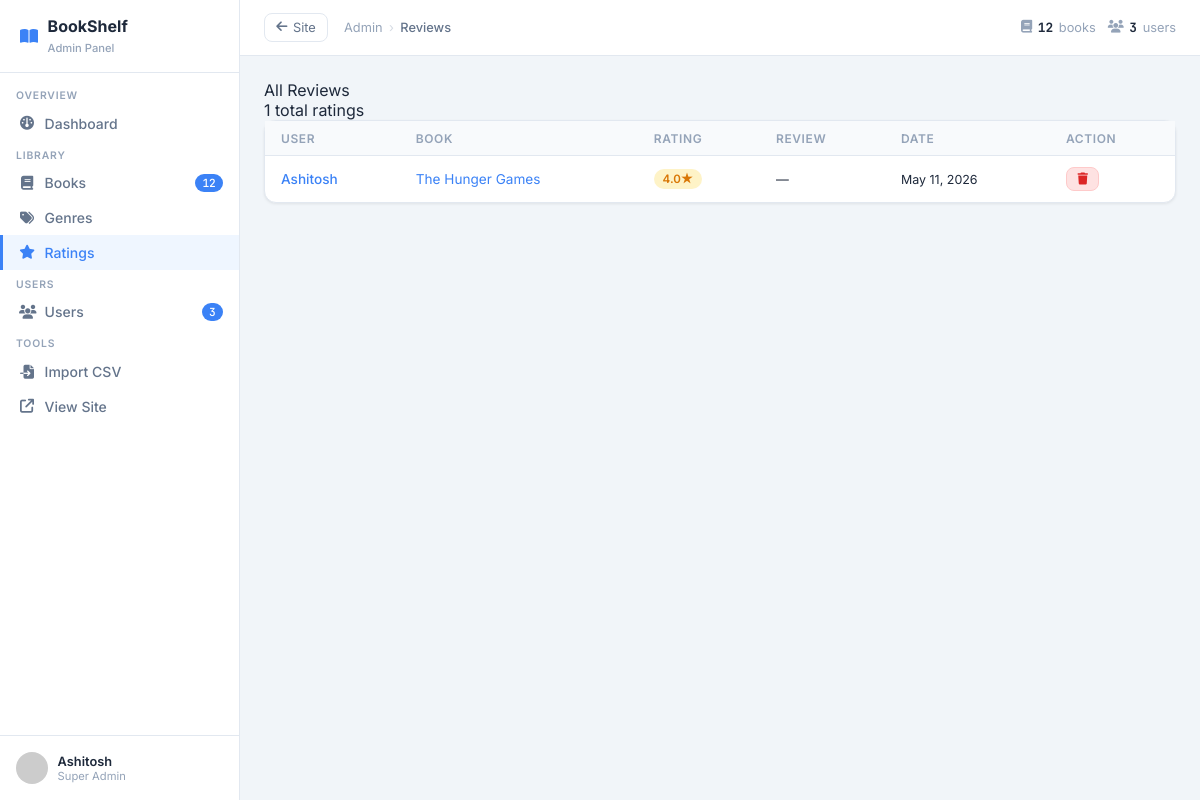
Page /admin/ratings (signed in) on the committed database.
### app/models.py (models this page shows, shortened)
class User(UserMixin, db.Model):
    __tablename__ = 'users'
    __table_args__ = {'extend_existing': True}
    id             = db.Column(db.Integer, primary_key=True)
    username       = db.Column(db.String(80), unique=True, nullable=False)
    email          = db.Column(db.String(120), unique=True, nullable=False)
    password_hash  = db.Column(db.String(256), nullable=False)
    avatar_url     = db.Column(db.String(512))
    bio            = db.Column(db.Text)
    is_active      = db.Column(db.Boolean, default=True, nullable=False)
    is_admin       = db.Column(db.Boolean, default=False, nullable=False)
    is_super_admin = db.Column(db.Boolean, default=False, nullable=False)
    created_at     = db.Column(db.DateTime, default=datetime.utcnow, nullable=False)
    updated_at     = db.Column(db.DateTime, default=datetime.utcnow,
                               onupdate=datetime.utcnow, nullable=False)
    last_login     = db.Column(db.DateTime)
    ratings        = db.relationship('Rating',       backref='user', lazy='dynamic', cascade='all,delete')
    wishlist_items = db.relationship('Wishlist',      backref='user', lazy='dynamic', cascade='all,delete')
    read_items     = db.relationship('ReadHistory',   backref='user', lazy='dynamic', cascade='all,delete')
    genre_prefs    = db.relationship('UserGenrePref', backref='user', lazy='dynamic', cascade='all,delete')

class Book(db.Model):
    __tablename__ = 'books'
    __table_args__ = {'extend_existing': True}
    id                 = db.Column(db.Integer, primary_key=True)
    isbn               = db.Column(db.String(30))
    isbn13             = db.Column(db.String(20))
    external_id        = db.Column(db.String(256))          # raw id from CSV e.g. show/1234.Title
    title              = db.Column(db.String(512), nullable=False)
    series             = db.Column(db.String(256))          # e.g. "BTTH, #1"
    author             = db.Column(db.String(512))
    publisher          = db.Column(db.String(256))
    description        = db.Column(db.Text)
    cover_image_url    = db.Column(db.String(1024))
    publication_date   = db.Column(db.String(50))
    page_count         = db.Column(db.Integer)
    language           = db.Column(db.String(50))
    category           = db.Column(db.String(256))          # e.g. "Web Novel (Xianxia)"
    region             = db.Column(db.String(100))          # e.g. "China"
    amazon_link        = db.Column(db.String(1024))
    free_source_link   = db.Column(db.String(1024))
    free_source_name   = db.Column(db.String(256))          # e.g. "Official Translation"
    average_rating     = db.Column(db.Float, default=0.0)
    ratings_count      = db.Column(db.Integer, default=0)
    text_reviews_count = db.Column(db.Integer, default=0)
    popularity         = db.Column(db.Float, default=0.0)
    created_at         = db.Column(db.DateTime, default=datetime.utcnow, nullable=False)
    updated_at         = db.Column(db.DateTime, default=datetime.utcnow,
                                   onupdate=datetime.utcnow, nullable=False)
    genres  = db.relationship('Genre', secondary=book_genres, lazy='subquery',
                              backref=db.backref('books', lazy=True))
    ratings = db.relationship('Rating',      backref='book', lazy='dynamic', cascade='all,delete')
    wishers = db.relationship('Wishlist',    backref='book', lazy='dynamic', cascade='all,delete')
    readers = db.relationship('ReadHistory', backref='book', lazy='dynamic', cascade='all,delete')

class Rating(db.Model):
    __tablename__ = 'ratings'
    __table_args__ = (
        db.UniqueConstraint('user_id', 'book_id', name='uq_user_book'),
        {'extend_existing': True},
    )
    id         = db.Column(db.Integer, primary_key=True)
    user_id    = db.Column(db.Integer, db.ForeignKey('users.id'), nullable=False)
    book_id    = db.Column(db.Integer, db.ForeignKey('books.id'), nullable=False)
    rating     = db.Column(db.Float, nullable=False)
    review     = db.Column(db.Text)
    created_at = db.Column(db.DateTime, default=datetime.utcnow, nullable=False)
    updated_at = db.Column(db.DateTime, default=datetime.utcnow,
                           onupdate=datetime.utcnow, nullable=False)

### app/routes/admin.py (the view)
@admin_bp.route('/ratings')
@admin_required
def ratings():
    page = request.args.get('page', 1, type=int)
    pagination = (Rating.query.order_by(Rating.created_at.desc())
                  .paginate(page=page, per_page=30))
    rating_list = pagination.items
    user_ids = [r.user_id for r in rating_list]
    book_ids = [r.book_id for r in rating_list]
    users_map = {u.id: u for u in User.query.filter(User.id.in_(user_ids)).all()}
    books_map = {b.id: b for b in Book.query.filter(Book.id.in_(book_ids)).all()}
    return render_template('admin/ratings.html',
                           ratings=rating_list,
                           pagination=pagination,
                           users_map=users_map,
                           books_map=books_map)

### app/models.py (called while the page is built)
@login_manager.user_loader
def load_user(user_id):
    return db.session.get(User, int(user_id))

### app/routes/admin.py (called while the page is built)
def admin_required(f):
    @wraps(f)
    def decorated(*args, **kwargs):
        if not current_user.is_authenticated or not current_user.is_admin:
            flash('Admin access required.', 'danger')
            return redirect(url_for('books.home'))
        return f(*args, **kwargs)
    return login_required(decorated)

### app/templates/admin/ratings.html (shortened to what this page needs)
{% extends "admin/base_admin.html" %}
{% block breadcrumb %}Reviews{% endblock %}
{% block admin_content %}
<div class="page-header">
  <div>
    <div class="page-title">All Reviews</div>
    <div class="page-subtitle">{{ pagination.total }} total ratings</div>
  </div>
</div>
<div class="card">
  <div class="table-wrap">
    <table>
      <thead>
        <tr>
          <th>User</th>
          <th>Book</th>
          <th>Rating</th>
          <th>Review</th>
          <th>Date</th>
          <th>Action</th>
        </tr>
      </thead>
      <tbody>
      {% for r in ratings %}
      {% set u = users_map.get(r.user_id) %}
      {% set b = books_map.get(r.book_id) %}
      <tr id="rating-row-{{ r.id }}">
        <td>
          {% if u %}
          <a href="{{ url_for('admin.user_detail', user_id=u.id) }}" style="color:var(--blue);font-weight:500">
            {{ u.username }}
          </a>
          {% else %}—{% endif %}
        </td>
        <td style="max-width:200px">
          {% if b %}
          <a href="{{ url_for('books.detail', book_id=b.id) }}" target="_blank"
             style="color:var(--blue);font-size:.85rem">
            {{ b.title[:45] }}{% if b.title|length > 45 %}…{% endif %}
          </a>
          {% else %}—{% endif %}
        </td>
        <td>
          <span class="badge badge-amber">{{ r.rating }}★</span>
        </td>
        <td style="font-size:.8rem;color:var(--text-light);max-width:200px">
          {{ (r.review or '—')[:70] }}{% if r.review and r.review|length > 70 %}…{% endif %}
        </td>
        <td style="font-size:.78rem;color:var(--text-light);white-space:nowrap">
          {{ r.created_at.strftime('%b %d, %Y') }}
        </td>
        <td>
          <button class="btn btn-danger btn-sm" onclick="deleteRating({{ r.id }}, this)">
            <i class="fa-solid fa-trash"></i>
          </button>
        </td>
      </tr>
      {% endfor %}
      </tbody>
    </table>
  </div>
</div>
{% endblock %}

### app/templates/admin/base_admin.html (shortened to what this page needs)
<!DOCTYPE html>
<html lang="en">
<head>
  <link rel="stylesheet" href="https://cdnjs.cloudflare.com/ajax/libs/font-awesome/6.5.0/css/all.min.css">
</head>
<body>
<aside class="sidebar">
  <div class="sidebar-logo">
    <i class="fa-solid fa-book-open"></i>
    <div><div>BookShelf</div><span>Admin Panel</span></div>
  </div>
  <nav class="sidebar-nav">
    <div class="sidebar-section">Overview</div>
    <a href="{{ url_for('admin.dashboard') }}" class="sidebar-link {% if request.endpoint == 'admin.dashboard' %}active{% endif %}">
      <i class="fa-solid fa-gauge"></i> Dashboard
    </a>
    <div class="sidebar-section">Library</div>
    <a href="{{ url_for('admin.books') }}" class="sidebar-link {% if 'admin.books' in request.endpoint or 'admin.edit_book' in request.endpoint %}active{% endif %}">
      <i class="fa-solid fa-book"></i> Books
      <span class="sidebar-badge">{{ admin_book_count }}</span>
    </a>
    <a href="{{ url_for('admin.genres') }}" class="sidebar-link {% if request.endpoint == 'admin.genres' %}active{% endif %}">
      <i class="fa-solid fa-tags"></i> Genres
    </a>
    <a href="{{ url_for('admin.ratings') }}" class="sidebar-link {% if request.endpoint == 'admin.ratings' %}active{% endif %}">
      <i class="fa-solid fa-star"></i> Ratings
    </a>
    <div class="sidebar-section">Users</div>
    <a href="{{ url_for('admin.users') }}" class="sidebar-link {% if 'admin.users' in request.endpoint or 'admin.user_detail' in request.endpoint %}active{% endif %}">
      <i class="fa-solid fa-users"></i> Users
      <span class="sidebar-badge">{{ admin_user_count }}</span>
    </a>
    <div class="sidebar-section">Tools</div>
    <a href="{{ url_for('admin.import_csv') }}" class="sidebar-link {% if request.endpoint == 'admin.import_csv' %}active{% endif %}">
      <i class="fa-solid fa-file-import"></i> Import CSV
    </a>
    <a href="{{ url_for('books.home') }}" class="sidebar-link">
      <i class="fa-solid fa-arrow-up-right-from-square"></i> View Site
    </a>
  </nav>
  <div class="sidebar-footer">
    <div class="sidebar-user">
      <img class="sidebar-avatar"
           src="{{ current_user.avatar_url or 'https://api.dicebear.com/8.x/initials/svg?seed=' ~ current_user.username }}"
           alt="{{ current_user.username }}">
      <div class="sidebar-user-info">
        <div class="name">{{ current_user.username }}</div>
        <div class="role">{% if current_user.is_super_admin %}Super Admin{% else %}Admin{% endif %}</div>
      </div>
    </div>
  </div>
</aside>
<header class="topbar">
  <a href="{{ url_for('books.home') }}" class="topbar-back"><i class="fa-solid fa-arrow-left"></i> Site</a>
  <div class="breadcrumb">
    <span>Admin</span><span class="breadcrumb-sep">›</span>
    <span class="breadcrumb-current">{% block breadcrumb %}Dashboard{% endblock %}</span>
  </div>
  <div class="topbar-right">
    <div class="topbar-stat"><i class="fa-solid fa-book"></i><strong>{{ admin_book_count }}</strong> books</div>
    <div class="topbar-stat"><i class="fa-solid fa-users"></i><strong>{{ admin_user_count }}</strong> users</div>
  </div>
</header>
<main class="admin-main">
  <div class="admin-content">
    {% block admin_content %}{% endblock %}
  </div>
</main>
</body>
</html>

### app/templates/admin/base_admin.html (style rules this page uses)
*,*::before,*::after { box-sizing:border-box;margin:0;padding:0 }
:root { --white:#ffffff;--bg:#f1f5f9;--card:#ffffff; --blue:#3b82f6;--blue-light:#eff6ff;--blue-dark:#1d4ed8; --text:#1e293b;--text-2:#64748b;--text-3:#94a3b8; --border:#e2e8f0;--shadow:0 1px 3px rgba(0,0,0,.08); --sidebar:240px;--topbar:56px; --radius:8px;--radius-lg:12px; }
body { font-family:'Inter',system-ui,sans-serif;background:var(--bg);color:var(--text);display:flex;min-height:100vh }
a { color:var(--blue);text-decoration:none }
.sidebar { width:var(--sidebar);background:var(--white);border-right:1px solid var(--border);position:fixed;top:0;left:0;bottom:0;display:flex;flex-direction:column;z-index:50 }
.sidebar-logo { padding:1rem 1.25rem;border-bottom:1px solid var(--border);display:flex;align-items:center;gap:.6rem;font-weight:700;font-size:1rem;color:var(--text) }
.sidebar-logo i { color:var(--blue) }
.sidebar-logo span { font-size:.7rem;font-weight:500;color:var(--text-3);margin-top:1px }
.sidebar-nav { flex:1;padding:.5rem 0;overflow-y:auto }
.sidebar-section { padding:.5rem 1rem .25rem;font-size:.65rem;font-weight:600;letter-spacing:.08em;text-transform:uppercase;color:var(--text-3) }
.sidebar-link { display:flex;align-items:center;gap:.6rem;padding:.55rem 1rem;color:var(--text-2);font-size:.875rem;font-weight:500;border-left:3px solid transparent;transition:all .15s }
.sidebar-link.active { background:var(--blue-light);color:var(--blue);border-left-color:var(--blue) }
.sidebar-link i { width:16px;text-align:center }
.sidebar-badge { margin-left:auto;background:var(--blue);color:#fff;border-radius:10px;padding:.1rem .45rem;font-size:.7rem;font-family:'JetBrains Mono',monospace }
.sidebar-footer { padding:1rem;border-top:1px solid var(--border) }
.sidebar-user { display:flex;align-items:center;gap:.6rem }
.sidebar-avatar { width:32px;height:32px;border-radius:50%;object-fit:cover }
.sidebar-user-info .name { font-size:.8rem;font-weight:600 }
.sidebar-user-info .role { font-size:.7rem;color:var(--text-3) }
.topbar { position:fixed;top:0;left:var(--sidebar);right:0;height:var(--topbar);background:var(--white);border-bottom:1px solid var(--border);display:flex;align-items:center;padding:0 1.5rem;gap:1rem;z-index:40 }
.topbar-back { display:flex;align-items:center;gap:.35rem;font-size:.8rem;color:var(--text-2);padding:.35rem .7rem;border:1px solid var(--border);border-radius:var(--radius);transition:all .15s }
.breadcrumb { display:flex;align-items:center;gap:.4rem;font-size:.8rem;color:var(--text-3) }
.breadcrumb-sep { opacity:.4 }
.breadcrumb-current { color:var(--text-2);font-weight:500 }
.topbar-right { margin-left:auto;display:flex;align-items:center;gap:.75rem }
.topbar-stat { font-size:.8rem;color:var(--text-3);display:flex;align-items:center;gap:.35rem }
.topbar-stat strong { color:var(--text);font-family:'JetBrains Mono',monospace }
.admin-main { margin-left:var(--sidebar);padding-top:var(--topbar);flex:1;min-height:100vh }
.admin-content { padding:1.5rem }
.card { background:var(--card);border:1px solid var(--border);border-radius:var(--radius-lg);box-shadow:var(--shadow) }
.table-wrap { overflow-x:auto }
table { width:100%;border-collapse:collapse }
th { padding:.6rem 1rem;font-size:.75rem;font-weight:600;text-transform:uppercase;letter-spacing:.05em;color:var(--text-3);background:#f8fafc;text-align:left;border-bottom:1px solid var(--border) }
td { padding:.7rem 1rem;font-size:.85rem;border-bottom:1px solid var(--border);vertical-align:middle }
tr:last-child td { border-bottom:none }
.badge { display:inline-flex;align-items:center;padding:.2rem .55rem;border-radius:20px;font-size:.72rem;font-weight:600 }
.badge-amber { background:#fef3c7;color:#d97706 }
.btn { display:inline-flex;align-items:center;gap:.35rem;padding:.45rem .9rem;border-radius:var(--radius);font-size:.8rem;font-weight:500;cursor:pointer;border:none;font-family:'Inter',sans-serif;transition:all .15s }
.btn-danger { background:#fee2e2;color:#dc2626;border:1px solid #fecaca }
.btn-sm { padding:.3rem .65rem;font-size:.75rem }

### rows in the picture
User: username "Ashitosh"
Rating: rating "4.0", review "—", created_at "May 11, 2026"
Book: title "The Hunger Games"

### other values in the picture
{{ admin_book_count }} "12"
{{ admin_user_count }} "3"
{{ pagination.total }} "1"
